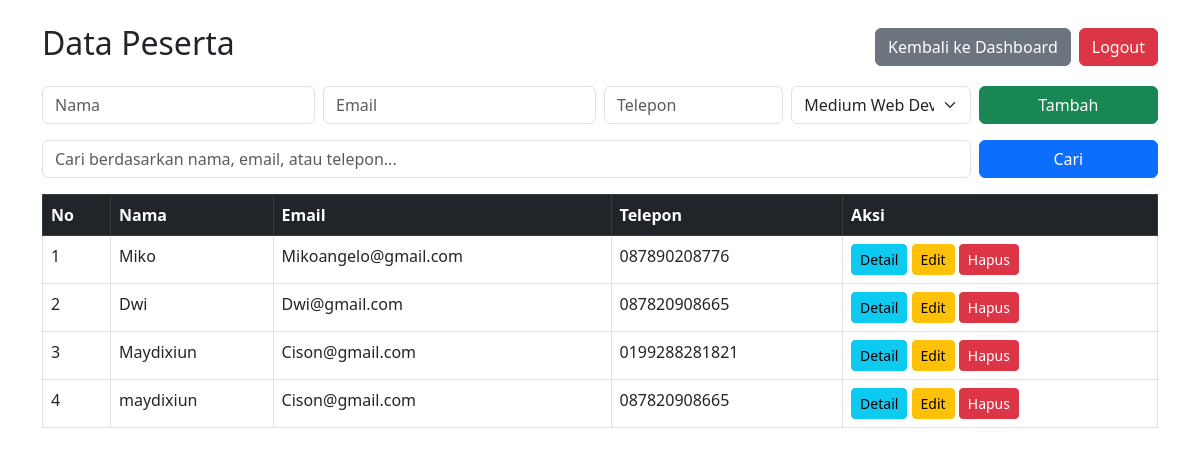
Page /peserta.php (signed in) on the earlier database version.
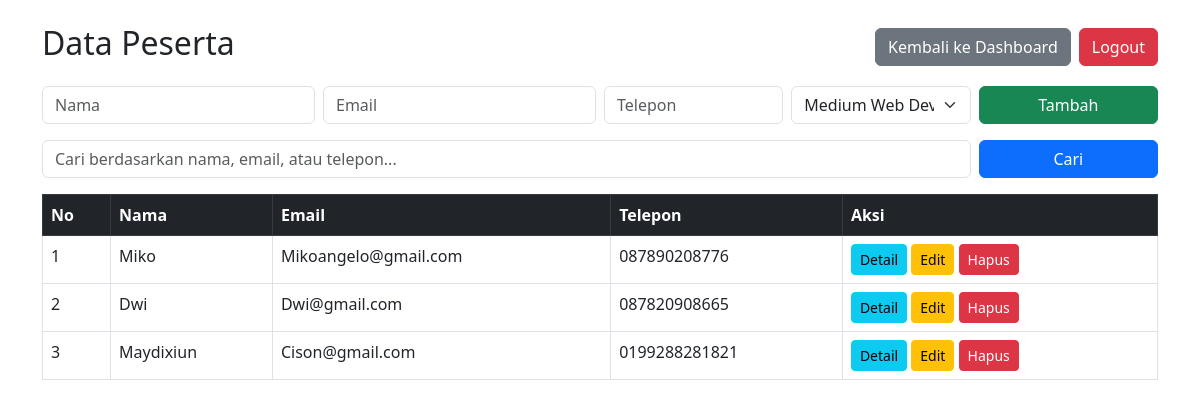
Same page on the later database version.
### tables this page shows
CREATE TABLE IF NOT EXISTS `peserta` (
  `id_peserta` int(11) NOT NULL AUTO_INCREMENT,
  `nama_peserta` varchar(100) NOT NULL,
  `username` varchar(50) DEFAULT NULL,
  `password` varchar(255) DEFAULT NULL,
  `email` varchar(100) NOT NULL,
  `telepon` varchar(15) NOT NULL,
  `id_skema` int(11) NOT NULL,
  PRIMARY KEY (`id_peserta`),
  KEY `id_skema` (`id_skema`),
  CONSTRAINT `fk_peserta_skema` FOREIGN KEY (`id_skema`) REFERENCES `skema` (`id_skema`) ON DELETE CASCADE ON UPDATE CASCADE
);

### peserta.php (the view, shortened to what this page needs)
<?php
require 'koneksi.php';
$keyword = isset($_GET['keyword']) ? trim($_GET['keyword']) : '';
if ($keyword !== '') {
    $stmt = $koneksi->prepare("SELECT * FROM peserta WHERE nama_peserta LIKE ? OR email LIKE ? OR telepon LIKE ?");
    $stmt->execute(["%$keyword%", "%$keyword%", "%$keyword%"]);
} else {
    $stmt = $koneksi->query("SELECT * FROM peserta");
}
?>
<!DOCTYPE html>
<html>
<head>
    <link href="https://cdn.jsdelivr.net/npm/bootstrap@5.3.0/dist/css/bootstrap.min.css" rel="stylesheet">
</head>
<body class="p-4">
    <div class="container">
        <div class="d-flex justify-content-between align-items-center mb-3">
            <h2>Data Peserta</h2>
            <div class="d-flex gap-2">
                <a href="dashboard.php" class="btn btn-secondary">Kembali ke Dashboard</a>
                <a href="logout.php" class="btn btn-danger">Logout</a>
            </div>
        </div>
        <form method="POST" class="row g-2 mb-3">
            <div class="col-3"><input type="text" name="nama_peserta" class="form-control" placeholder="Nama" required></div>
            <div class="col-3"><input type="email" name="email" class="form-control" placeholder="Email" required></div>
            <div class="col-2"><input type="text" name="telepon" class="form-control" placeholder="Telepon" required></div>
            <div class="col-2">
                <select name="id_skema" class="form-select" required>
                    <?php foreach($koneksi->query("SELECT * FROM skema") as $s) echo "<option value='{$s['id_skema']}'>{$s['nama_skema']}</option>"; ?>
                </select>
            </div>
            <div class="col-2"><button type="submit" name="tambah" class="btn btn-success w-100">Tambah</button></div>
        </form>
        <form method="GET" class="row g-2 mb-3">
            <div class="col-10">
                <input type="text" name="keyword" class="form-control" placeholder="Cari berdasarkan nama, email, atau telepon..." value="<?= htmlspecialchars($keyword) ?>">
            </div>
            <div class="col-2 d-flex gap-1">
                <button type="submit" class="btn btn-primary w-100">Cari</button>
            </div>
        </form>
        <table class="table table-bordered">
            <thead class="table-dark"><tr><th>No</th><th>Nama</th><th>Email</th><th>Telepon</th><th>Aksi</th></tr></thead>
            <tbody>
                <?php
                $no = 1;
                while($row = $stmt->fetch()):
                ?>
                <tr>
                    <td><?= $no++ ?></td>
                    <td><?= htmlspecialchars($row['nama_peserta']) ?></td>
                    <td><?= htmlspecialchars($row['email']) ?></td>
                    <td><?= htmlspecialchars($row['telepon']) ?></td>
                    <td>
                        <a href="detail_peserta.php?id=<?= $row['id_peserta'] ?>" class="btn btn-sm btn-info">Detail</a>
                        <a href="edit_peserta.php?id=<?= $row['id_peserta'] ?>" class="btn btn-sm btn-warning">Edit</a>
                        <a href="peserta.php?hapus=<?= $row['id_peserta'] ?>" class="btn btn-sm btn-danger" onclick="return confirm('Hapus?')">Hapus</a>
                    </td>
                </tr>
                <?php endwhile; ?>
            </tbody>
        </table>
    </div>
</body>
</html>

Differences in the rows shown:
removed peserta: nama_peserta "maydixiun", email "Cison@gmail.com", telepon "087820908665"
